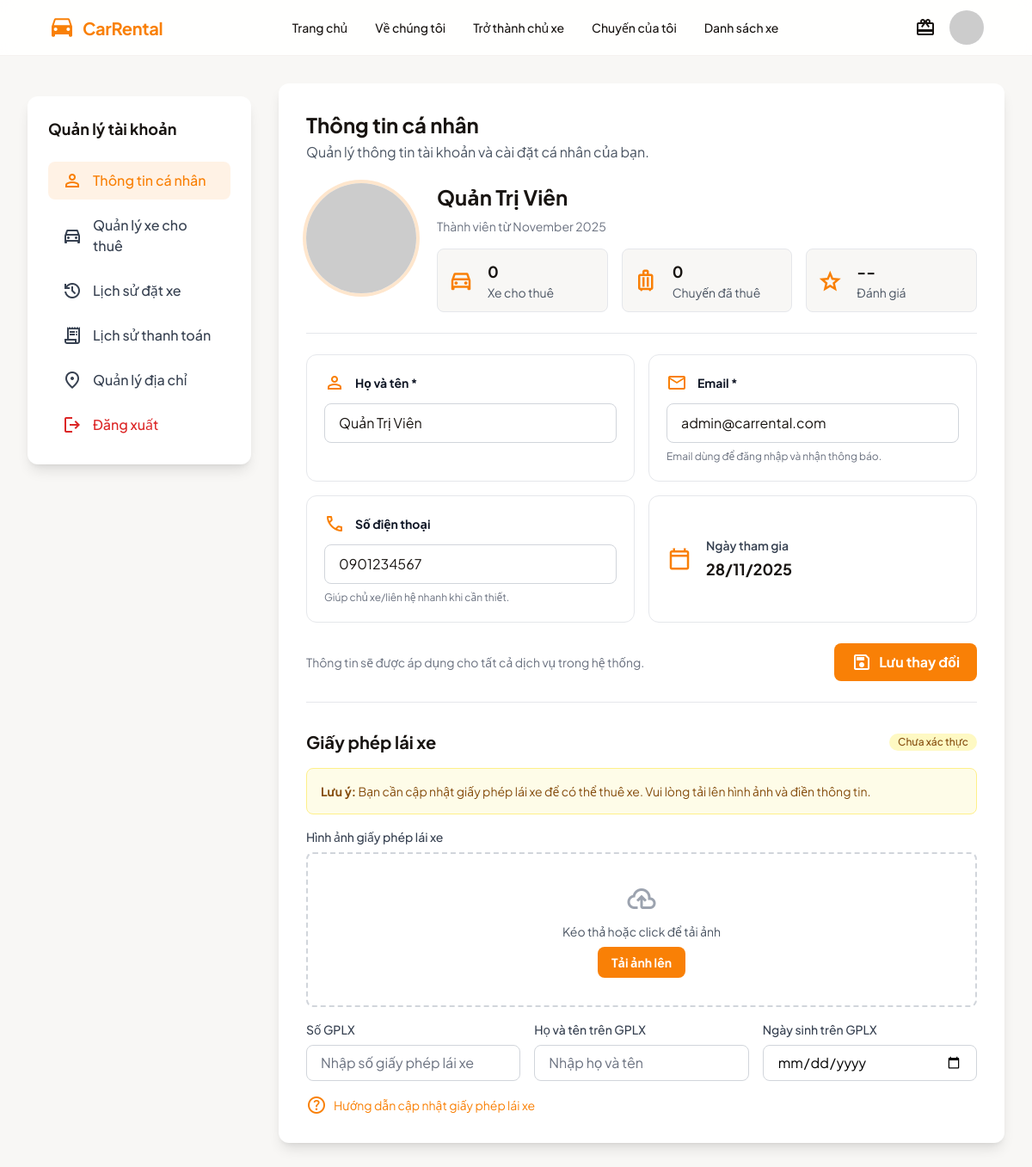
/client/profile.php (signed in), run on the app's committed database.
### tables this page shows
CREATE TABLE IF NOT EXISTS users (
    id INT AUTO_INCREMENT PRIMARY KEY,
    username VARCHAR(50) UNIQUE NOT NULL,
    email VARCHAR(100) UNIQUE NOT NULL,
    password VARCHAR(255) NOT NULL,
    role ENUM('user', 'admin', 'host') DEFAULT 'user',
    full_name VARCHAR(100) NOT NULL,
    phone VARCHAR(20),
    avatar VARCHAR(255) DEFAULT NULL,
    created_at TIMESTAMP DEFAULT CURRENT_TIMESTAMP
);

### client/profile.php (the view, shortened to what this page needs)
<?php
require_once '../config/database.php';
$user_id = $_SESSION['user_id'];
$stmt = $conn->prepare("SELECT * FROM users WHERE id = ?");
$stmt->bind_param("i", $user_id);
$stmt->execute();
$result = $stmt->get_result();
$user = $result->fetch_assoc();
$stmt = $conn->prepare("SELECT COUNT(*) as trip_count FROM bookings WHERE customer_id = ?");
$stmt->bind_param("i", $user_id);
$stmt->execute();
$trip_result = $stmt->get_result();
$trip_data = $trip_result->fetch_assoc();
$trip_count = $trip_data['trip_count'] ?? 0;
$stmt = $conn->prepare("SELECT COUNT(*) as car_count FROM cars WHERE owner_id = ?");
$stmt->bind_param("i", $user_id);
$stmt->execute();
$car_result = $stmt->get_result();
$car_data = $car_result->fetch_assoc();
$car_count = $car_data['car_count'] ?? 0;
$joined_date = date('d/m/Y', strtotime($user['created_at']));
$joined_month = date('F Y', strtotime($user['created_at']));
?>
<!DOCTYPE html>
<html class="light" lang="vi">
<head>
    <script src="https://cdn.tailwindcss.com?plugins=forms,container-queries"></script>
</head>
<body class="font-display bg-background-light dark:bg-background-dark">
    <div class="relative flex h-auto min-h-screen w-full flex-col group/design-root overflow-x-hidden">
        <?php include '../includes/header.php'; ?>
        <div class="layout-container flex h-full grow flex-col">
            <div class="px-4 sm:px-6 lg:px-8 py-8">
                <div class="max-w-6xl mx-auto grid grid-cols-1 lg:grid-cols-12 gap-8">
                    <?php
                        include __DIR__ . '/account-sidebar.php';
                    ?>
                    <main class="lg:col-span-9">
                        <div class="bg-white dark:bg-background-dark/50 p-6 sm:p-8 rounded-xl shadow-lg">
                            <div class="flex flex-col sm:flex-row sm:items-center sm:justify-between gap-4 mb-6">
                                <div>
                                    <h1 class="text-2xl font-bold text-[#181411] dark:text-white">Thông tin cá nhân</h1>
                                    <p class="text-gray-600 dark:text-gray-300 mt-1">Quản lý thông tin tài khoản và cài đặt cá nhân của bạn.</p>
                                </div>
                            </div>
                            <div class="space-y-6">
                                <div class="flex flex-col sm:flex-row items-start gap-6 pb-6 border-b border-gray-200 dark:border-gray-700">
                                    <div class="bg-center bg-no-repeat aspect-square bg-cover rounded-full size-32 ring-4 ring-primary/20"
                                         style='background-image: url("https://ui-avatars.com/api/?name=<?php echo urlencode($user['full_name'] ?: $user['username']); ?>&background=f98006&color=fff&size=128");'>
                                    </div>
                                    <div class="flex-1">
                                        <h2 class="text-2xl font-bold text-[#181411] dark:text-white mb-2"><?php echo htmlspecialchars($user['full_name'] ?: $user['username']); ?></h2>
                                        <p class="text-sm text-gray-500 dark:text-gray-400 mb-4">Thành viên từ <?php echo $joined_month; ?></p>
                                        <div class="grid grid-cols-1 sm:grid-cols-3 gap-4">
                                            <div class="flex items-center gap-4 rounded-lg border border-gray-200 dark:border-gray-700 p-3 bg-background-light dark:bg-background-dark">
                                                <span class="material-symbols-outlined text-primary text-3xl">directions_car</span>
                                                <div class="flex-1">
                                                    <p class="font-bold text-lg text-[#181411] dark:text-white"><?php echo $car_count; ?></p>
                                                    <p class="text-sm text-gray-600 dark:text-gray-400">Xe cho thuê</p>
                                                </div>
                                            </div>
                                            <div class="flex items-center gap-4 rounded-lg border border-gray-200 dark:border-gray-700 p-3 bg-background-light dark:bg-background-dark">
                                                <span class="material-symbols-outlined text-primary text-3xl">luggage</span>
                                                <div class="flex-1">
                                                    <p class="font-bold text-lg text-[#181411] dark:text-white"><?php echo $trip_count; ?></p>
                                                    <p class="text-sm text-gray-600 dark:text-gray-400">Chuyến đã thuê</p>
                                                </div>
                                            </div>
                                            <div class="flex items-center gap-4 rounded-lg border border-gray-200 dark:border-gray-700 p-3 bg-background-light dark:bg-background-dark">
                                                <span class="material-symbols-outlined text-primary text-3xl">star</span>
                                                <div class="flex-1">
                                                    <p class="font-bold text-lg text-[#181411] dark:text-white">--</p>
                                                    <p class="text-sm text-gray-600 dark:text-gray-400">Đánh giá</p>
                                                </div>
                                            </div>
                                        </div>
                                    </div>
                                </div>
                                <form method="POST" class="space-y-4">
                                    <div class="grid grid-cols-1 sm:grid-cols-2 gap-4">
                                        <div class="p-5 border border-gray-200 dark:border-gray-700 rounded-xl">
                                            <label class="flex items-center gap-3 text-sm font-bold text-gray-900 dark:text-white mb-3">
                                                <span class="material-symbols-outlined text-primary">person</span>
                                                Họ và tên *
                                            </label>
                                            <input type="text" name="full_name" value="<?php echo htmlspecialchars($user['full_name']); ?>"
                                                required
                                                class="w-full px-4 py-2.5 rounded-lg border border-gray-300 dark:border-gray-600 bg-white dark:bg-background-dark/20 text-[#181411] dark:text-white focus:outline-none focus:ring-2 focus:ring-primary/40">
                                        </div>
                                        <div class="p-5 border border-gray-200 dark:border-gray-700 rounded-xl">
                                            <label class="flex items-center gap-3 text-sm font-bold text-gray-900 dark:text-white mb-3">
                                                <span class="material-symbols-outlined text-primary">email</span>
                                                Email *
                                            </label>
                                            <input type="email" name="email" value="<?php echo htmlspecialchars($user['email']); ?>"
                                                required
                                                class="w-full px-4 py-2.5 rounded-lg border border-gray-300 dark:border-gray-600 bg-white dark:bg-background-dark/20 text-[#181411] dark:text-white focus:outline-none focus:ring-2 focus:ring-primary/40">
                                            <p class="text-xs text-gray-500 dark:text-gray-400 mt-2">Email dùng để đăng nhập và nhận thông báo.</p>
                                        </div>
                                    </div>
                                    <div class="grid grid-cols-1 sm:grid-cols-2 gap-4">
                                        <div class="p-5 border border-gray-200 dark:border-gray-700 rounded-xl">
                                            <label class="flex items-center gap-3 text-sm font-bold text-gray-900 dark:text-white mb-3">
                                                <span class="material-symbols-outlined text-primary">phone</span>
                                                Số điện thoại
                                            </label>
                                            <input type="text" name="phone" value="<?php echo htmlspecialchars($user['phone'] ?? ''); ?>"
                                                class="w-full px-4 py-2.5 rounded-lg border border-gray-300 dark:border-gray-600 bg-white dark:bg-background-dark/20 text-[#181411] dark:text-white focus:outline-none focus:ring-2 focus:ring-primary/40">
                                            <p class="text-xs text-gray-500 dark:text-gray-400 mt-2">Giúp chủ xe/liên hệ nhanh khi cần thiết.</p>
                                        </div>
                                        <div class="p-5 border border-gray-200 dark:border-gray-700 rounded-xl flex items-center gap-4">
                                            <span class="material-symbols-outlined text-primary text-3xl">calendar_today</span>
                                            <div>
                                                <p class="text-sm font-semibold text-gray-700 dark:text-gray-200">Ngày tham gia</p>
                                                <p class="text-lg font-bold text-[#181411] dark:text-white mt-1"><?php echo $joined_date; ?></p>
                                            </div>
                                        </div>
                                    </div>
                                    <div class="flex flex-col sm:flex-row sm:items-center sm:justify-between gap-4 pt-2">
                                        <p class="text-sm text-gray-500 dark:text-gray-400">Thông tin sẽ được áp dụng cho tất cả dịch vụ trong hệ thống.</p>
                                        <button type="submit" class="flex items-center justify-center gap-2 px-5 py-2.5 bg-primary text-white font-bold rounded-lg hover:bg-primary/90 transition-colors w-full sm:w-auto">
                                            <span class="material-symbols-outlined">save</span>
                                            <span>Lưu thay đổi</span>
                                        </button>
                                    </div>
                                </form>
                                <div class="mt-8 pt-8 border-t border-gray-200 dark:border-gray-700">
                                    <div class="flex items-center justify-between mb-4">
                                        <h3 class="text-xl font-bold text-[#181411] dark:text-white">Giấy phép lái xe</h3>
                                        <span class="inline-flex items-center px-2.5 py-0.5 rounded-full text-xs font-medium bg-yellow-100 text-yellow-800 dark:bg-yellow-900/50 dark:text-yellow-300">Chưa xác thực</span>
                                    </div>
                                    <div class="bg-yellow-50 dark:bg-yellow-900/20 border border-yellow-200 dark:border-yellow-800 rounded-lg p-4 mb-4">
                                        <p class="text-sm text-yellow-800 dark:text-yellow-300">
                                            <strong>Lưu ý:</strong> Bạn cần cập nhật giấy phép lái xe để có thể thuê xe. Vui lòng tải lên hình ảnh và điền thông tin.
                                        </p>
                                    </div>
                                    <div class="space-y-4">
                                        <div>
                                            <label class="block text-sm font-medium text-gray-700 dark:text-gray-300 mb-2">Hình ảnh giấy phép lái xe</label>
                                            <div class="border-2 border-dashed border-gray-300 dark:border-gray-600 rounded-lg p-8 text-center hover:border-primary transition-colors cursor-pointer">
                                                <span class="material-symbols-outlined text-4xl text-gray-400 mb-2">cloud_upload</span>
                                                <p class="text-sm text-gray-600 dark:text-gray-400 mb-2">Kéo thả hoặc click để tải ảnh</p>
                                                <button type="button" class="px-4 py-2 bg-primary text-white rounded-lg hover:bg-primary/90 transition-colors text-sm font-bold">
                                                    Tải ảnh lên
                                                </button>
                                            </div>
                                        </div>
                                        <div class="grid grid-cols-1 sm:grid-cols-3 gap-4">
                                            <div>
                                                <label for="license-number" class="block text-sm font-medium text-gray-700 dark:text-gray-300 mb-2">Số GPLX</label>
                                                <input type="text" id="license-number"
                                                       class="w-full px-4 py-2 border border-gray-300 dark:border-gray-600 rounded-lg focus:ring-2 focus:ring-primary focus:border-primary dark:bg-gray-700 dark:text-white"
                                                       placeholder="Nhập số giấy phép lái xe"
                                                       value="">
                                            </div>
                                            <div>
                                                <label for="license-name" class="block text-sm font-medium text-gray-700 dark:text-gray-300 mb-2">Họ và tên trên GPLX</label>
                                                <input type="text" id="license-name"
                                                       class="w-full px-4 py-2 border border-gray-300 dark:border-gray-600 rounded-lg focus:ring-2 focus:ring-primary focus:border-primary dark:bg-gray-700 dark:text-white"
                                                       placeholder="Nhập họ và tên"
                                                       value="">
                                            </div>
                                            <div>
                                                <label for="license-dob" class="block text-sm font-medium text-gray-700 dark:text-gray-300 mb-2">Ngày sinh trên GPLX</label>
                                                <input type="date" id="license-dob"
                                                       class="w-full px-4 py-2 border border-gray-300 dark:border-gray-600 rounded-lg focus:ring-2 focus:ring-primary focus:border-primary dark:bg-gray-700 dark:text-white"
                                                       value="">
                                            </div>
                                        </div>
                                        <div class="flex items-center gap-2 text-sm text-primary hover:underline cursor-pointer">
                                            <span class="material-symbols-outlined">help</span>
                                            <span>Hướng dẫn cập nhật giấy phép lái xe</span>
                                        </div>
                                    </div>
                                </div>
                            </div>
                        </div>
                    </main>
                </div>
            </div>
        </div>
    </div>
</body>
</html>

### client/profile.php (style rules this page uses)
.material-symbols-outlined { font-variation-settings: 'FILL' 0, 'wght' 400, 'GRAD' 0, 'opsz' 24; }

### data on the page
users: full_name "Quản Trị Viên", created_at "November 2025", email "admin@carrental.com", phone "0901234567", created_at "28/11/2025"

### other printed values
$item['label'] "Thông tin cá nhân"
$item['label'] "Quản lý xe cho thuê"
$item['label'] "Lịch sử đặt xe"
$item['label'] "Lịch sử thanh toán"
$item['label'] "Quản lý địa chỉ"
$item['label'] "Đăng xuất"
$car_count "0"
$trip_count "0"
